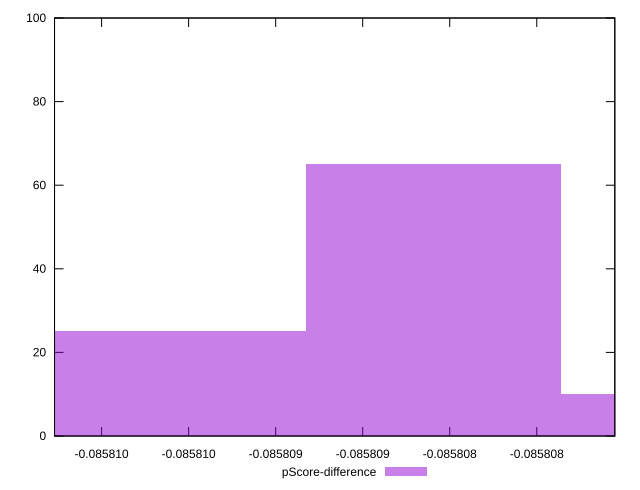

Write the gnuplot code that produced this figure.
reset

$pScoreDifference <<EOF
-0.08580859298506253 65
-0.08580713186612464 10
-0.08581005410400044 25
EOF

set key outside below
set boxwidth 0.0000014611189379012147
set xrange [-0.08581077032782103:-0.0858075516366752]
set yrange [0:100]
set trange [0:100]
set style fill transparent solid 0.5 noborder
set terminal svg size 640, 490 enhanced background rgb 'white'
set output "report_00008_2021-01-22T20:58:29.167/total-byte-weight/samples/pages+cached+noexternal+nocss/pScore-difference/histogram.svg"

plot $pScoreDifference title "pScore-difference" with boxes

reset
